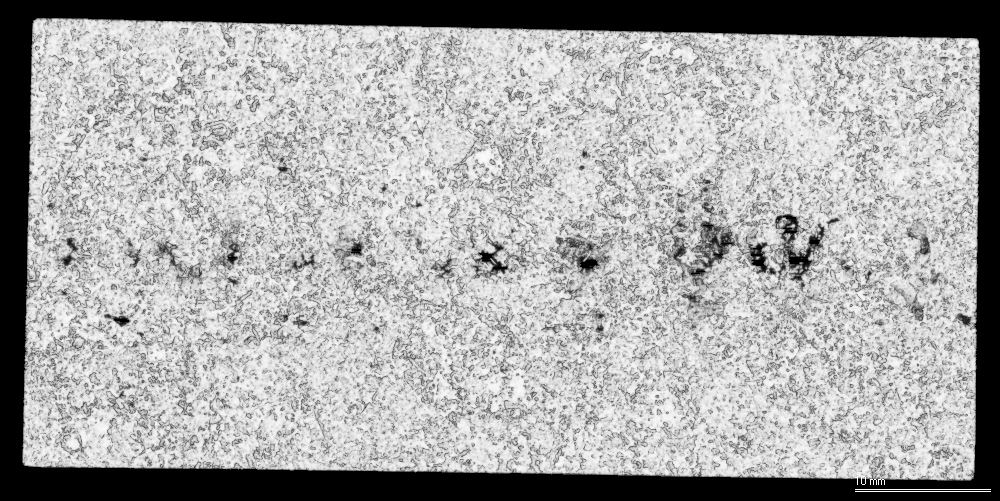
#> input picture lab3_contours/img.jpg, 1000 x 501 px
$ python test.py   (older library calls are emulated)
#> lines starting #> are read from the running program, lines starting #| are printed output that depends on the picture; after the words box and inside, x2 and y2 are one past the last pixel; in counts of white or black regions, pixels touching at a corner belong together
import cv2
import math
import numpy as np
from matplotlib import pyplot as plt
################################################################################
imgFile = 'img.jpg'
img = cv2.imread(imgFile)
#> img is the input picture: shape (501, 1000, 3); min 0, max 255, mean 167.9
################################################################################
# color value range
cRange = 256
rows, cols, channels = img.shape
#> rows = 501; cols = 1000; channels = 3
# convert color space from bgr to gray
img = cv2.cvtColor(img, cv2.COLOR_BGR2RGB)
imgGray = cv2.cvtColor(img, cv2.COLOR_BGR2GRAY)
img_GaussianBlur = cv2.GaussianBlur(imgGray, (3, 3), 0)
################################################################################
# otsu method
threshold, imgOtsu = cv2.threshold(
    img_GaussianBlur, 0, 255, cv2.THRESH_BINARY + cv2.THRESH_OTSU)
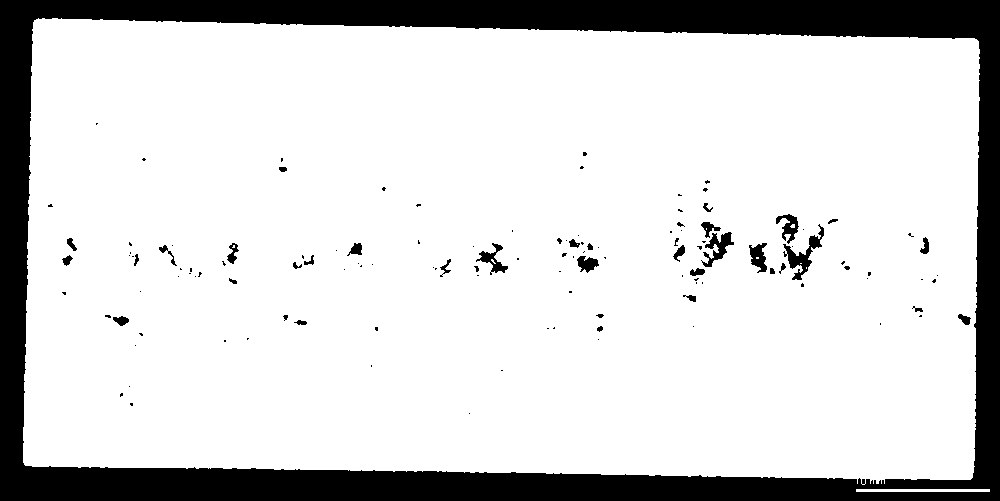
#> imgOtsu: shape (501, 1000); 83.4% white; 126 black regions (90 under 20 px)
#> threshold = 103

plt.subplot, plt.imshow(imgOtsu, cmap='gray'), plt.title(
    'Otsu Method'), plt.xticks([]), plt.yticks([])
################################################################################
num = 0
for i in range(rows):
    for j in range(cols):
        if img_GaussianBlur[i, j] != 0:
            num = num + 1
#> after the loop, num = 427200
print("The area of image is", num)
#| The area of image is 427200
################################################################################
image, contours, hierarchy = cv2.findContours(
    imgOtsu, cv2.RETR_TREE, cv2.CHAIN_APPROX_SIMPLE)  # 检索模式为树形cv2.RETR_TREE，
#> contours = 150 contours, 103 with area under 20; largest, box (x1, y1, x2, y2) and area: (23, 18, 980, 485) 420484, (782, 223, 825, 281) 732, (701, 231, 735, 268) 544, (475, 242, 509, 274) 394, (775, 213, 800, 245) 384
# 轮廓存储模式为简单模式cv2.CHAIN_APPROX_SIMPLE，如果设置为 cv2.CHAIN_APPROX_NONE，所有的边界点都会被存储。
#> (the run stopped early here; a loop or call above may not have finished)
